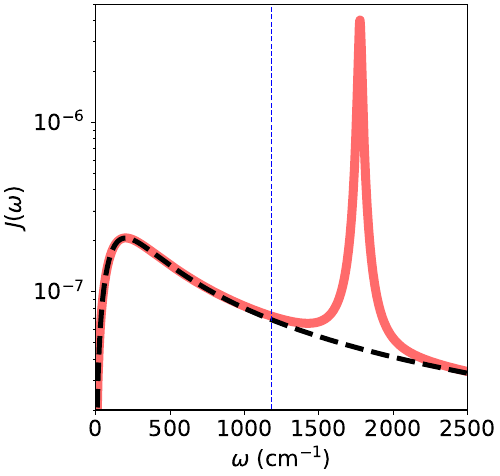

Here is the Python script that generated this plot:
import numpy as np
import matplotlib.pyplot as plt
plt.rcParams.update({'font.size': 16})


cmn1 = 1.0/219474.63
width= 5
aspect_ratio= 1.05
fig_size = (width, width / aspect_ratio)
plt.figure(figsize=fig_size, constrained_layout=True)

dat = np.loadtxt("S13a.out")

plt.ylim(2e-8,5e-6)
plt.xlim(0,2500)
plt.semilogy(dat[:,0], dat[:,1]+ dat[:,2], label = "Total", c = '#ff6b6b', lw = 6.5)
plt.semilogy(dat[:,0],dat[:,1] , label = "Bath", c = "black", lw = 3.6, ls = '--')
plt.semilogy([1180, 1180], [1e-8, 5e-6], '--', c = 'blue', lw = 1)



plt.ylabel("$J(\omega)$")
plt.xlabel("$\omega$ (cm$^{-1}$)")
  
plt.savefig('S13a.pdf')  